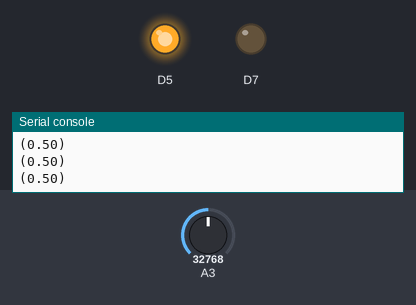
This program was run on a simulated CircuitPython board. Parts: output pins drawn as LEDs (lit = HIGH), the last lines printed to the serial console. The test bench sets the inputs (shaded band); at power-on: A3 = 32768 (analog values on the 0–65535 scale).

Above: at 1.2 s.
1.3 s: A3 set to 32304
At 2.2 s:
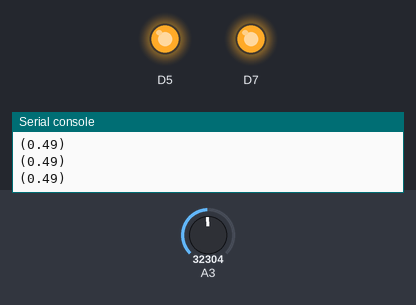
2.8 s: A3 set to 45874
At 3.5 s:
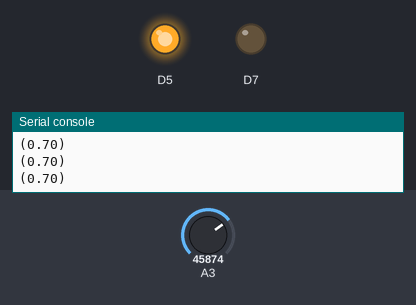
4.3 s: A3 set to 32767
At 4.7 s:
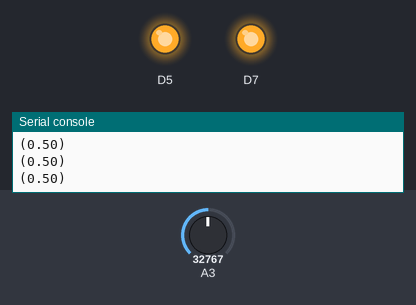
Timing chart, 0 to 7.3 s (numbered marks = the images above; inputs shaded):
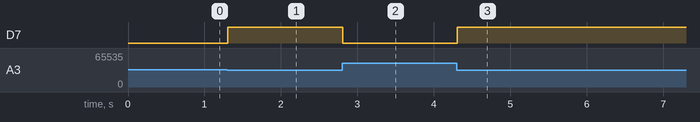

Measured:
- the behaviour switches between 32768 and 32752 on A3 (found by bisection; images 0 and 1)
- after the input at 1.3 s, D7: LOW → HIGH at once
- after the input at 2.8 s, D7: HIGH → LOW at once
- after the input at 4.3 s, D7: LOW → HIGH at once

The program:

Example_05_IR.py
```python
import digitalio
import analogio
import settings
from time import sleep

print('Running "%s"' % __file__)

# define pins used
emitterPin = settings.emitterPin
rightLEDPin = settings.rightLEDPin
rightDetectorPin = settings.rightDetectorPin

# assign pins as input or output
emitter = digitalio.DigitalInOut(emitterPin)
rightLED = digitalio.DigitalInOut(rightLEDPin)
rightDetector = analogio.AnalogIn(rightDetectorPin)

# set direction
emitter.direction = digitalio.Direction.OUTPUT
rightLED.direction = digitalio.Direction.OUTPUT

# turn on IR LED
emitter.value = True

while True:
    reading = rightDetector.value / 65535
    print("(%.2f)" % reading)
    if reading < 0.5:
        rightLED.value = True
    else:
        rightLED.value = False
    sleep(0.1) #  slow down a bit so we can read console

'''
Explore:
    * At what distance from an object does the visible LED light?
    * We are printing the fraction of full scale so it can be graphed:
        - Click [Plotter] button and see output.
    * Does the distance vary between objects like your hand versus a cell phone?
    * With no object present, the reading is still less than the full 16-bit value of 65535.
      Why?  What can you do to improve it?
    * What would happen if we try to read the IR detector as a digital input instead of analog?
        - Would there be an advantage to using digital input instead of analog?
'''
```

settings.py
```python
import board

DEBUG = True      # Print statements from turtle.py to console

if True: # settings for Itsy Robot Base Kit
    # robot specific parameters
    wheel_dia = 52.5     # mm (increase = decrease distance)
    wheel_base = 76.35  # mm (increase = spiral clockwise)

     # stepper parameters
    steps_rev = 512    # 512 for 64x gearbox, 128 for 16x gearbox
    delay_time = 2     # time between steps in ms (too quick will freeze motors)
    invert_direction = True # change if turtle running backward

    # servo parameters
    PEN_DOWN = 160     # angle of servo when pen is down
    PEN_UP = 75      # angle of servo when pen is up
    min_pulse = 750
    max_pulse = 2500

    servoPin = board.A1
    speakerPin = board.A0
    buttonPin = board.D12

    rightLEDPin = board.D7
    leftLEDPin = board.D11
    emitterPin = board.D5

    rightDetectorPin = board.A3
    leftDetectorPin = board.A2

    L_In1_Pin = board.D13  # has onboard LED on it
    L_In2_Pin = board.D10
    L_In3_Pin = board.A4
    L_In4_Pin = board.A5

    R_In1_Pin = board.SCK
    R_In2_Pin = board.MOSI
    R_In3_Pin = board.MISO
    R_In4_Pin = board.D9

else: # pins for IstyBitsy M4 Breadboard Robot
    # robot specific parameters
    wheel_dia = 57     # mm (increase = decrease distance)
    wheel_base = 106.8  # mm (increase = spiral clockwise)

    # stepper parameters
    steps_rev = 512    # 512 for 64x gearbox, 128 for 16x gearbox
    delay_time = 2     # time between steps in ms (too quick will freeze motors)
    invert_direction = False  # change if turtle running backward

    # servo parameters
    PEN_DOWN = 75     # angle of servo when pen is down
    PEN_UP = 160      # angle of servo when pen is up
    min_pulse = 750
    max_pulse = 2500

    servoPin = board.D7
    speakerPin = board.D5
    buttonPin = board.MISO

    leftLEDPin = board.A2
    rightLEDPin = board.A3
    emitterPin = board.A1

    rightDetectorPin = board.A4
    leftDetectorPin = board.A5

    L_In1_Pin = board.D13  # has onboard LED on it
    L_In2_Pin = board.D12
    L_In3_Pin = board.D11
    L_In4_Pin = board.D10

    R_In1_Pin = board.SCL
    R_In2_Pin = board.SDA
    R_In3_Pin = board.D1
    R_In4_Pin = board.D0
```
